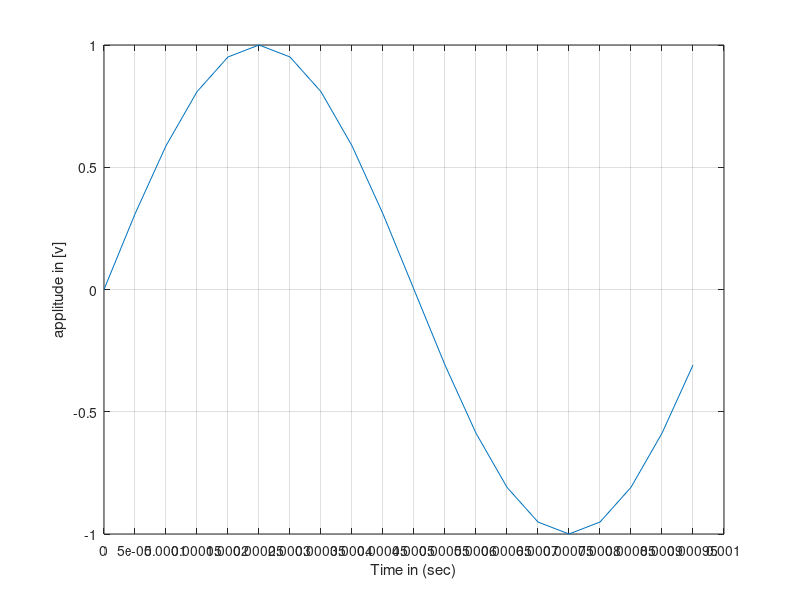
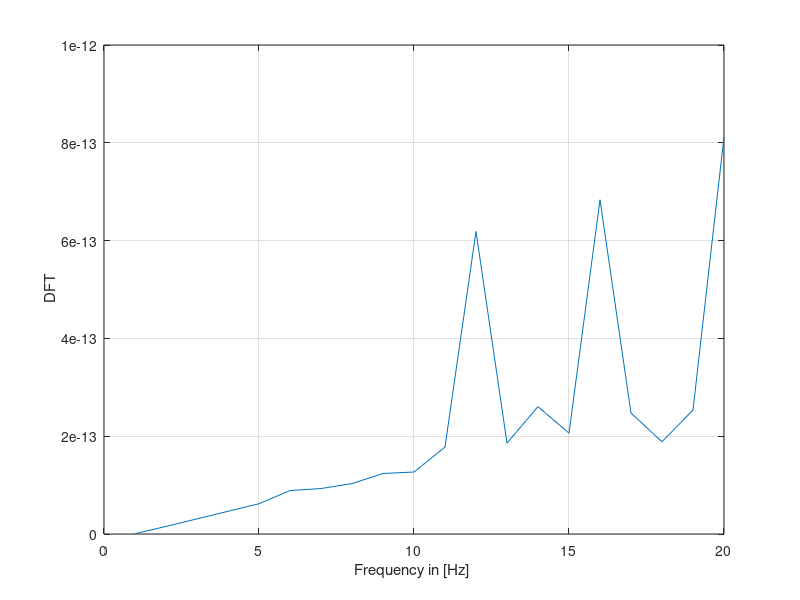

These charts were generated, in order, by the following MATLAB code:
%%The code in this file demonstates calculating the
%DFT without using the  fft() function using the
%raw DFT formula
clear all;
close all;
clc;

Fs = 20e3;
Tdur = 1e-3; #this is the duration of the sin wave we want
Freq =  1e3; #this is the frequnecy of the sin wave

tvec = 0:1/Fs:Tdur-1/Fs;
#This is the sinusoidal signal
xn =  sin(2*pi*(Freq*tvec));

#figure
#plot(xn);
#xticks(fvec)
#ylabel(' Sin(x)')
#grid on

figure
plot(tvec, xn)
xlabel('Time in (sec)')
ylabel('applitude in [v]')
#xticks(0:1/Fs:Tdur-1) #This sets the resolution of the grid to T or 1/Freq
#xticks(0:19)
xticks(0:1/Fs:Tdur)
grid on



N = length(xn)

Xk = zeros(1,N);


for  k =0: N-1
    for n =0: N-1
        fprintf("n :  %d, xn( %d) = %e  + j %e \n", n, n+1, real(xn(n+1)), imag(xn(n+1)) );
        addition = xn(n+1)*exp(-j*2*pi*k*n);
        fprintf( " for k = %d, n = %d, addition : ,= %e + j %e \n", k, n, real(addition), imag(addition) );
        Xk(k+1) = Xk(k+1) + addition;
    endfor
    fprintf(" K ; %d, Xk(%d) = %e + j%e \n" , k, k+1 , real(Xk(k+1)) , imag(Xk(k+1)) );
end

fvec = (0:N/2-1)*Fs/N;



figure
#because the output of the fft is complex we have to take avs()
#plot(fvec,Xk);
plot(abs(Xk));
#xticks(fvec)
xlabel('Frequency in [Hz] ');
ylabel(' DFT')
grid on
